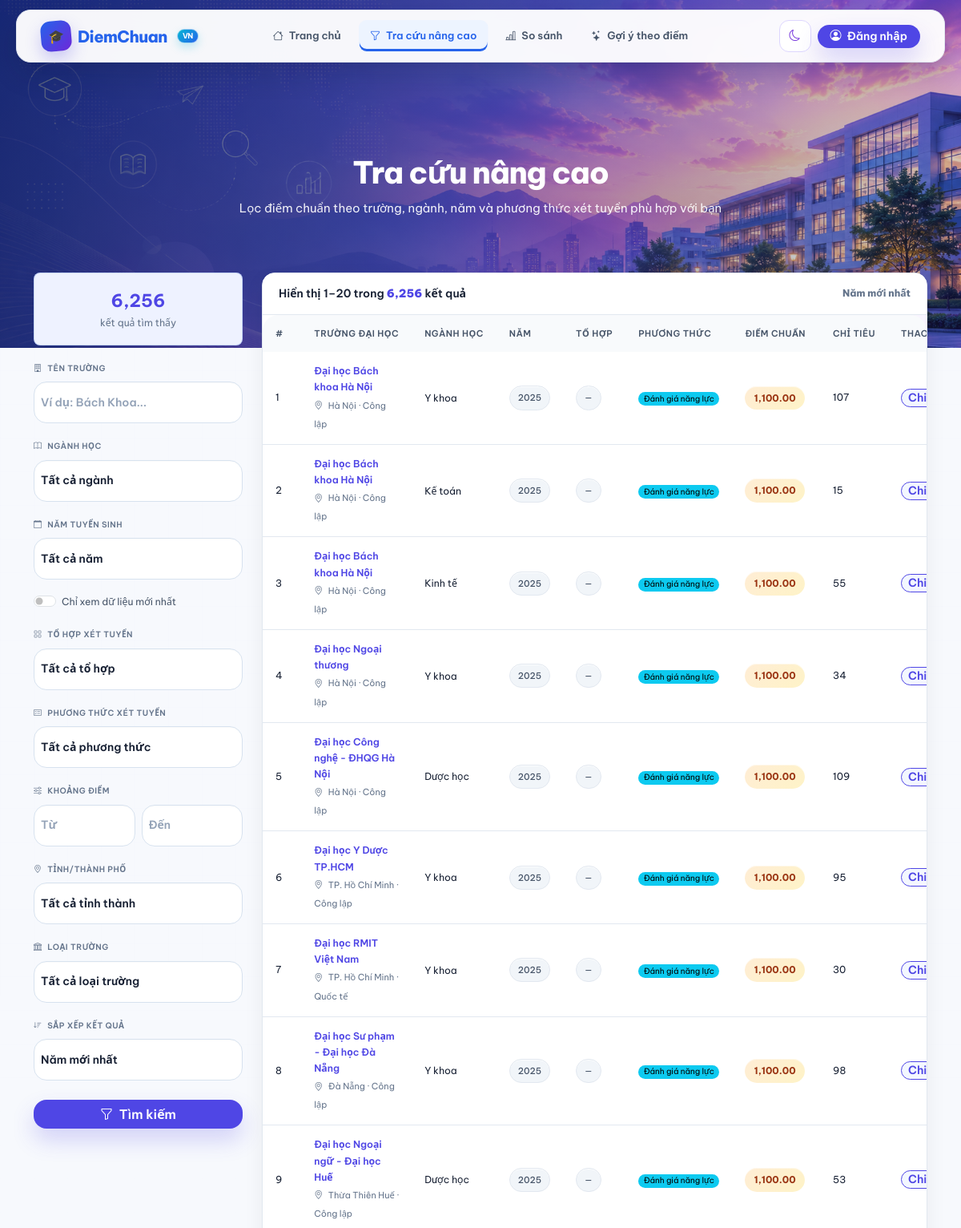
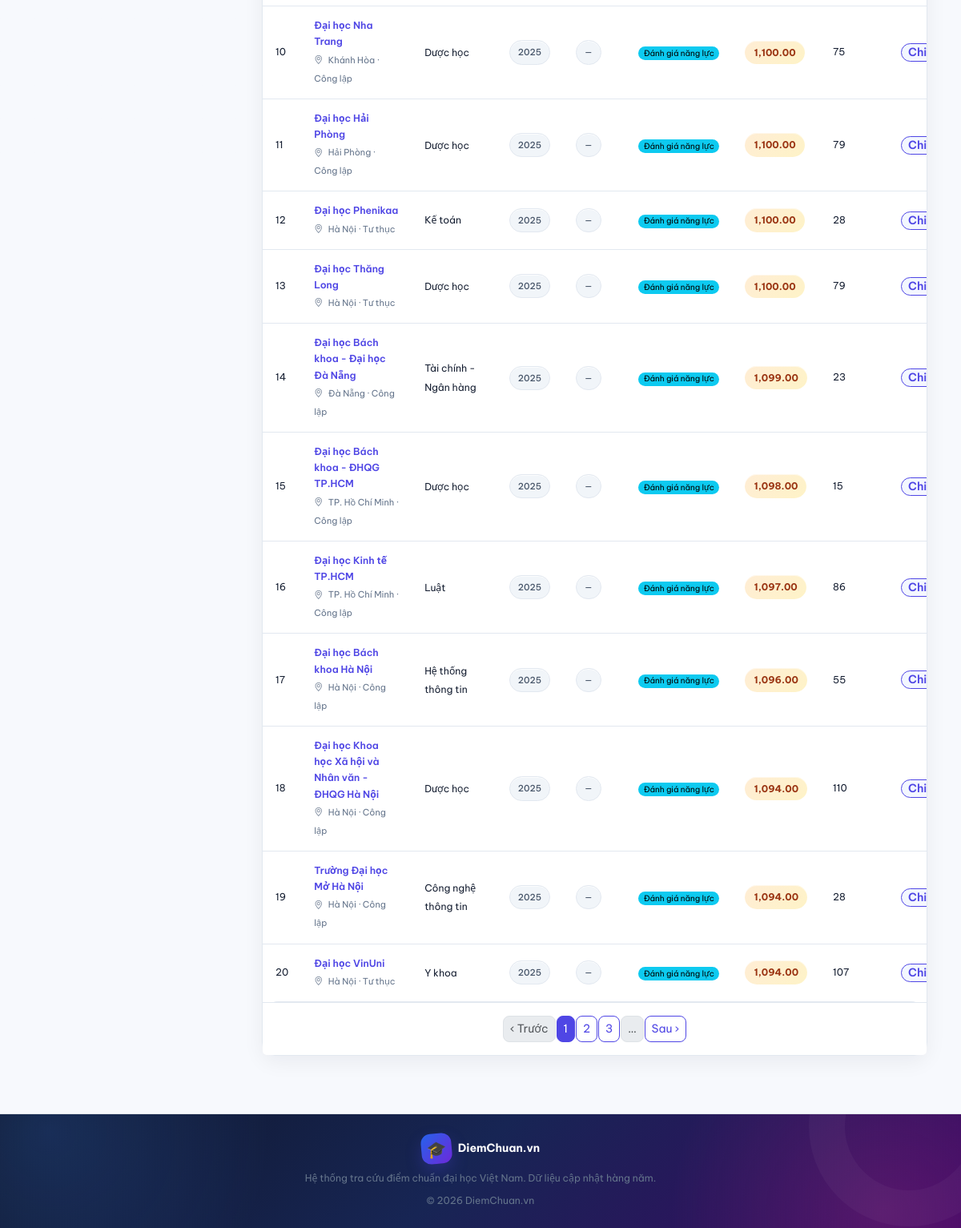
Screenshot of /search.php with the database file from the repository (2 pictures, top to bottom).
### tables this page shows
CREATE TABLE `admission_scores` (
  `score_id` int(11) NOT NULL,
  `university_id` int(11) NOT NULL,
  `major_id` int(11) NOT NULL,
  `year` int(11) NOT NULL,
  `combination` varchar(100) DEFAULT NULL,
  `method` varchar(50) DEFAULT 'THPT',
  `score` decimal(7,2) NOT NULL,
  `quota` int(11) DEFAULT 0
);

CREATE TABLE `universities` (
  `university_id` int(11) NOT NULL,
  `university_name` varchar(255) NOT NULL,
  `university_code` varchar(50) DEFAULT NULL,
  `province` varchar(100) DEFAULT NULL,
  `address` varchar(255) DEFAULT NULL,
  `website` varchar(255) DEFAULT NULL,
  `description` text DEFAULT NULL,
  `school_type` varchar(50) DEFAULT NULL,
  `is_featured` tinyint(1) DEFAULT 0,
  `logo` varchar(255) DEFAULT NULL
);

CREATE TABLE `majors` (
  `major_id` int(11) NOT NULL,
  `major_name` varchar(255) NOT NULL,
  `major_code` varchar(50) DEFAULT NULL
);

### search.php (the view, shortened to what the rows shown need)
<?php
require_once 'includes/header.php';
$db = getDB();
$sort       = trim((string)($_GET['sort'] ?? 'year_desc'));
$page       = max(1, (int)($_GET['page'] ?? 1));
$limit      = 20;
function search_method_label(string $value): string
{
    $labels = [
        'THPT'    => 'Thi THPT',
        'HocBa'   => 'Học bạ',
        'TongHop' => 'Tổng hợp',
        'DGNL'    => 'Đánh giá năng lực',
    ];
    return $labels[$value] ?? $value;
}
function search_method_color(string $value): string
{
    $colors = [
        'THPT'    => 'primary',
        'HocBa'   => 'success',
        'TongHop' => 'warning',
        'DGNL'    => 'info',
    ];
    return $colors[$value] ?? 'secondary';
}
$sortOptions = [
    'year_desc'  => [
        'label' => 'Năm mới nhất',
        'sql'   => 's.year DESC, s.score DESC'
    ],
    'score_desc' => [
        'label' => 'Điểm cao đến thấp',
        'sql'   => 's.score DESC, s.year DESC'
    ],
    'score_asc'  => [
        'label' => 'Điểm thấp đến cao',
        'sql'   => 's.score ASC, s.year DESC'
    ],
    'school_asc' => [
        'label' => 'Tên trường A–Z',
        'sql'   => 'u.university_name ASC, s.year DESC, s.score DESC'
    ]
];
$orderSql = $sortOptions[$sort]['sql'];
$where  = ['1 = 1'];
$params = [];
$whereSql = implode(' AND ', $where);
$fromSql = "
    FROM admission_scores s
    JOIN universities u
      ON s.university_id = u.university_id
    JOIN majors m
      ON s.major_id = m.major_id
    WHERE {$whereSql}
";
$countStmt = $db->prepare("SELECT COUNT(*) {$fromSql}");
$countStmt->execute($params);
$totalRows = (int)$countStmt->fetchColumn();
$pagination = paginate($totalRows, $limit, $page);
$dataSql = "
    SELECT
        s.score_id,
        s.year,
        s.combination,
        s.method,
        s.score,
        s.quota,
        u.university_id,
        u.university_name,
        u.university_code,
        u.province,
        u.school_type,
        m.major_id,
        m.major_name
    {$fromSql}
    ORDER BY {$orderSql}
    LIMIT :limit OFFSET :offset
";
$stmt = $db->prepare($dataSql);
$stmt->bindValue(':limit', $pagination['per_page'], PDO::PARAM_INT);
$stmt->bindValue(':offset', $pagination['offset'], PDO::PARAM_INT);
$stmt->execute();
$rows = $stmt->fetchAll();
?>
<section class="sub-page-hero search-page-hero">
  <div class="container">
    <div class="search-hero-content">
      <h1 class="sub-page-title">Tra cứu nâng cao</h1>
    </div>
  </div>
</section>
<div class="container py-4 sub-page-content">
  <div class="row g-4">
    <div class="col-lg-9">
      <div class="card">
        <?php if (empty($rows)): ?>
          <div class="text-center py-5 text-muted">
            <i
              class="bi bi-inbox"
              style="font-size:48px;display:block;margin-bottom:12px"
            ></i>
            <h6>Không tìm thấy kết quả phù hợp</h6>
            <p class="small">
              Thử bỏ bớt một số bộ lọc hoặc chọn tiêu chí khác.
            </p>
            <a
              href="<?= url('search.php') ?>"
              class="btn btn-outline-primary btn-sm"
            >
              Xóa bộ lọc
            </a>
          </div>
        <?php else: ?>
          <div class="table-responsive">
            <table class="table table-hover mb-0 align-middle">
              <thead>
                <tr>
                  <th>#</th>
                  <th>Trường đại học</th>
                  <th>Ngành học</th>
                  <th>Năm</th>
                  <th>Tổ hợp</th>
                  <th>Phương thức</th>
                  <th>Điểm chuẩn</th>
                  <th>Chỉ tiêu</th>
                  <th style="min-width:145px">Thao tác</th>
                </tr>
              </thead>
              <tbody>
                <?php foreach ($rows as $index => $row): ?>
                  <?php
                  $scoreClass = $row['score'] >= 27
                      ? 'sb-hi'
                      : ($row['score'] >= 23 ? 'sb-mid' : 'sb-lo');
                  $methodValue = (string)($row['method'] ?? '');
                  ?>
                  <tr>
                    <td class="text-muted small">
                      <?= $pagination['offset'] + $index + 1 ?>
                    </td>
                    <td>
                      <a
                        href="<?= url('university.php?id=' . $row['university_id']) ?>"
                        class="fw-semibold text-decoration-none small d-block"
                      >
                        <?= e($row['university_name']) ?>
                      </a>
                      <span class="text-muted" style="font-size:11px">
                        <i class="bi bi-geo-alt me-1"></i>
                        <?= e($row['province']) ?>
                        <?php if (!empty($row['school_type'])): ?>
                          · <?= e($row['school_type']) ?>
                        <?php endif; ?>
                      </span>
                    </td>
                    <td>
                      <a
                        href="<?= url('major.php?id=' . $row['major_id']) ?>"
                        class="text-decoration-none text-reset small"
                      >
                        <?= e($row['major_name']) ?>
                      </a>
                    </td>
                    <td>
                      <span class="chip">
                        <?= e($row['year']) ?>
                      </span>
                    </td>
                    <td>
                      <span class="chip">
                        <?= !empty($row['combination'])
                            ? e($row['combination'])
                            : '—' ?>
                      </span>
                    </td>
                    <td>
                      <?php if ($methodValue !== ''): ?>
                        <span
                          class="badge text-bg-<?= e(search_method_color($methodValue)) ?> fw-normal"
                          style="font-size:10px;border-radius:20px"
                        >
                          <?= e(search_method_label($methodValue)) ?>
                        </span>
                      <?php else: ?>
                        <span class="text-muted small">—</span>
                      <?php endif; ?>
                    </td>
                    <td>
                      <span class="score-badge <?= $scoreClass ?> fw-bold">
                        <?= number_format((float)$row['score'], 2) ?>
                      </span>
                    </td>
                    <td class="text-muted small">
                      <?= !empty($row['quota'])
                          ? number_format((int)$row['quota'])
                          : '—' ?>
                    </td>
                    <td>
                      <div class="d-flex flex-wrap gap-1">
                        <a
                          href="<?= url('university.php?id=' . $row['university_id']) ?>"
                          class="btn btn-sm btn-outline-primary py-0 px-2"
                        >
                          Chi tiết
                        </a>
                      </div>
                    </td>
                  </tr>
                <?php endforeach; ?>
              </tbody>
            </table>
          </div>
        <?php endif; ?>
      </div>
    </div>
  </div>
</div>
<?php require_once 'includes/footer.php'; ?>

### rows the page displays
admission_scores: offset "1", university.university_name "Đại học Bách khoa Hà Nội", university.province "Hà Nội", university.school_type "Công lập", major.major_name "Y khoa", year "2025", method "Đánh giá năng lực", score "1,100.00", quota "107"
admission_scores: offset "2", university.university_name "Đại học Bách khoa Hà Nội", university.province "Hà Nội", university.school_type "Công lập", major.major_name "Kế toán", year "2025", method "Đánh giá năng lực", score "1,100.00", quota "15"
admission_scores: offset "3", university.university_name "Đại học Bách khoa Hà Nội", university.province "Hà Nội", university.school_type "Công lập", major.major_name "Kinh tế", year "2025", method "Đánh giá năng lực", score "1,100.00", quota "55"
admission_scores: offset "4", university.university_name "Đại học Ngoại thương", university.province "Hà Nội", university.school_type "Công lập", major.major_name "Y khoa", year "2025", method "Đánh giá năng lực", score "1,100.00", quota "34"
admission_scores: offset "5", university.university_name "Đại học Công nghệ - ĐHQG Hà Nội", university.province "Hà Nội", university.school_type "Công lập", major.major_name "Dược học", year "2025", method "Đánh giá năng lực", score "1,100.00", quota "109"
admission_scores: offset "6", university.university_name "Đại học Y Dược TP.HCM", university.province "TP. Hồ Chí Minh", university.school_type "Công lập", major.major_name "Y khoa", year "2025", method "Đánh giá năng lực", score "1,100.00", quota "95"
admission_scores: offset "7", university.university_name "Đại học RMIT Việt Nam", university.province "TP. Hồ Chí Minh", university.school_type "Quốc tế", major.major_name "Y khoa", year "2025", method "Đánh giá năng lực", score "1,100.00", quota "30"
admission_scores: offset "8", university.university_name "Đại học Sư phạm - Đại học Đà Nẵng", university.province "Đà Nẵng", university.school_type "Công lập", major.major_name "Y khoa", year "2025", method "Đánh giá năng lực", score "1,100.00", quota "98"
admission_scores: offset "9", university.university_name "Đại học Ngoại ngữ - Đại học Huế", university.province "Thừa Thiên Huế", university.school_type "Công lập", major.major_name "Dược học", year "2025", method "Đánh giá năng lực", score "1,100.00", quota "53"
admission_scores: offset "10", university.university_name "Đại học Nha Trang", university.province "Khánh Hòa", university.school_type "Công lập", major.major_name "Dược học", year "2025", method "Đánh giá năng lực", score "1,100.00", quota "75"
admission_scores: offset "11", university.university_name "Đại học Hải Phòng", university.province "Hải Phòng", university.school_type "Công lập", major.major_name "Dược học", year "2025", method "Đánh giá năng lực", score "1,100.00", quota "79"
admission_scores: offset "12", university.university_name "Đại học Phenikaa", university.province "Hà Nội", university.school_type "Tư thục", major.major_name "Kế toán", year "2025", method "Đánh giá năng lực", score "1,100.00", quota "28"
admission_scores: offset "13", university.university_name "Đại học Thăng Long", university.province "Hà Nội", university.school_type "Tư thục", major.major_name "Dược học", year "2025", method "Đánh giá năng lực", score "1,100.00", quota "79"
admission_scores: offset "14", university.university_name "Đại học Bách khoa - Đại học Đà Nẵng", university.province "Đà Nẵng", university.school_type "Công lập", major.major_name "Tài chính - Ngân hàng", year "2025", method "Đánh giá năng lực", score "1,099.00", quota "23"
admission_scores: offset "15", university.university_name "Đại học Bách khoa - ĐHQG TP.HCM", university.province "TP. Hồ Chí Minh", university.school_type "Công lập", major.major_name "Dược học", year "2025", method "Đánh giá năng lực", score "1,098.00", quota "15"
admission_scores: offset "16", university.university_name "Đại học Kinh tế TP.HCM", university.province "TP. Hồ Chí Minh", university.school_type "Công lập", major.major_name "Luật", year "2025", method "Đánh giá năng lực", score "1,097.00", quota "86"
admission_scores: offset "17", university.university_name "Đại học Bách khoa Hà Nội", university.province "Hà Nội", university.school_type "Công lập", major.major_name "Hệ thống thông tin", year "2025", method "Đánh giá năng lực", score "1,096.00", quota "55"
admission_scores: offset "18", university.university_name "Đại học Khoa học Xã hội và Nhân văn - ĐHQG Hà Nội", university.province "Hà Nội", university.school_type "Công lập", major.major_name "Dược học", year "2025", method "Đánh giá năng lực", score "1,094.00", quota "110"
admission_scores: offset "19", university.university_name "Trường Đại học Mở Hà Nội", university.province "Hà Nội", university.school_type "Công lập", major.major_name "Công nghệ thông tin", year "2025", method "Đánh giá năng lực", score "1,094.00", quota "28"
admission_scores: offset "20", university.university_name "Đại học VinUni", university.province "Hà Nội", university.school_type "Tư thục", major.major_name "Y khoa", year "2025", method "Đánh giá năng lực", score "1,094.00", quota "107"

### other values shown
$label "Trang chủ"
$label "Tra cứu nâng cao"
$label "So sánh"
$label "Gợi ý theo điểm"
$pagination['total'] "6,256"
$pagination['offset'] + 1 "1"
$sortOptions[$sort]['label'] "Năm mới nhất"
form field sort "Năm mới nhất"
